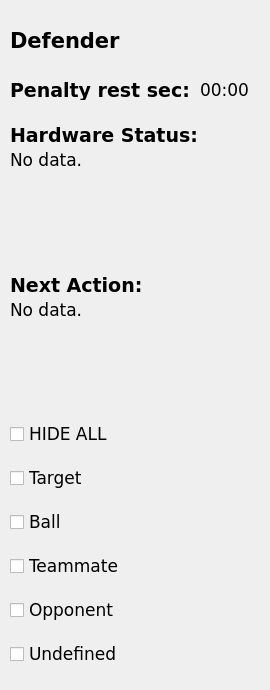
     <widget class="QWidget" name="tab1">
      <attribute name="title">
       <string>Robo1</string>
      </attribute>
      <widget class="QLabel" name="role1">
       <property name="geometry">
        <rect>
         <x>10</x>
         <y>30</y>
         <width>241</width>
         <height>21</height>
        </rect>
       </property>
       <property name="font">
        <font>
         <family>verdana</family>
         <pointsize>16</pointsize>
         <weight>75</weight>
         <bold>true</bold>
        </font>
       </property>
       <property name="text">
        <string>Defender</string>
       </property>
      </widget>
      <widget class="QLabel" name="penalty1">
       <property name="geometry">
        <rect>
         <x>200</x>
         <y>80</y>
         <width>61</width>
         <height>21</height>
        </rect>
       </property>
       <property name="font">
        <font>
         <family>verdana</family>
         <pointsize>13</pointsize>
        </font>
       </property>
       <property name="text">
        <string>00:00</string>
       </property>
      </widget>
      <widget class="QLabel" name="hardwarestatus1">
       <property name="geometry">
        <rect>
         <x>10</x>
         <y>150</y>
         <width>251</width>
         <height>121</height>
        </rect>
       </property>
       <property name="font">
        <font>
         <family>verdana</family>
         <pointsize>13</pointsize>
         <italic>false</italic>
        </font>
       </property>
       <property name="text">
        <string>No data.</string>
       </property>
       <property name="alignment">
        <set>Qt::AlignLeading|Qt::AlignLeft|Qt::AlignTop</set>
       </property>
       <property name="wordWrap">
        <bool>true</bool>
       </property>
      </widget>
      <widget class="QLabel" name="action1">
       <property name="geometry">
        <rect>
         <x>10</x>
         <y>300</y>
         <width>251</width>
         <height>101</height>
        </rect>
       </property>
       <property name="font">
        <font>
         <family>verdana</family>
         <pointsize>13</pointsize>
         <italic>false</italic>
        </font>
       </property>
       <property name="text">
        <string>No data.</string>
       </property>
       <property name="alignment">
        <set>Qt::AlignLeading|Qt::AlignLeft|Qt::AlignTop</set>
       </property>
       <property name="wordWrap">
        <bool>true</bool>
       </property>
      </widget>
      <widget class="QWidget" name="activity1" native="true">
       <property name="geometry">
        <rect>
         <x>220</x>
         <y>30</y>
         <width>21</width>
         <height>21</height>
        </rect>
       </property>
      </widget>
      <widget class="QWidget" name="gridLayoutWidget_6">
       <property name="geometry">
        <rect>
         <x>10</x>
         <y>410</y>
         <width>241</width>
         <height>271</height>
        </rect>
       </property>
       <layout class="QGridLayout" name="gridLayout_6">
        <item row="3" column="0">
         <widget class="QCheckBox" name="checkTeammate_4">
          <property name="font">
           <font>
            <family>verdana</family>
            <pointsize>13</pointsize>
           </font>
          </property>
          <property name="text">
           <string>Teammate</string>
          </property>
         </widget>
        </item>
        <item row="1" column="0">
         <widget class="QCheckBox" name="checkTarget_4">
          <property name="font">
           <font>
            <family>verdana</family>
            <pointsize>13</pointsize>
           </font>
          </property>
          <property name="text">
           <string>Target</string>
          </property>
         </widget>
        </item>
        <item row="0" column="0">
         <widget class="QCheckBox" name="checkHideAll_4">
          <property name="font">
           <font>
            <family>verdana</family>
            <pointsize>13</pointsize>
           </font>
          </property>
          <property name="text">
           <string>HIDE ALL</string>
          </property>
         </widget>
        </item>
        <item row="4" column="0">
         <widget class="QCheckBox" name="checkOpponent_4">
          <property name="font">
           <font>
            <family>verdana</family>
            <pointsize>13</pointsize>
           </font>
          </property>
          <property name="text">
           <string>Opponent</string>
          </property>
         </widget>
        </item>
        <item row="2" column="0">
         <widget class="QCheckBox" name="checkBall_4">
          <property name="font">
           <font>
            <family>verdana</family>
            <pointsize>13</pointsize>
           </font>
          </property>
          <property name="text">
           <string>Ball</string>
          </property>
         </widget>
        </item>
        <item row="5" column="0">
         <widget class="QCheckBox" name="checkUndef_4">
          <property name="font">
           <font>
            <family>verdana</family>
            <pointsize>13</pointsize>
           </font>
          </property>
          <property name="text">
           <string>Undefined</string>
          </property>
         </widget>
        </item>
       </layout>
      </widget>
      <widget class="QWidget" name="activityRed1" native="true">
       <property name="geometry">
        <rect>
         <x>220</x>
         <y>30</y>
         <width>21</width>
         <height>21</height>
        </rect>
       </property>
      </widget>
      <widget class="QLabel" name="label">
       <property name="geometry">
        <rect>
         <x>10</x>
         <y>270</y>
         <width>201</width>
         <height>31</height>
        </rect>
       </property>
       <property name="font">
        <font>
         <family>verdana</family>
         <pointsize>14</pointsize>
         <weight>75</weight>
         <bold>true</bold>
        </font>
       </property>
       <property name="text">
        <string>Next Action:</string>
       </property>
      </widget>
      <widget class="QLabel" name="label_2">
       <property name="geometry">
        <rect>
         <x>10</x>
         <y>120</y>
         <width>251</width>
         <height>31</height>
        </rect>
       </property>
       <property name="font">
        <font>
         <family>verdana</family>
         <pointsize>14</pointsize>
         <weight>75</weight>
         <bold>true</bold>
        </font>
       </property>
       <property name="text">
        <string>Hardware Status:</string>
       </property>
      </widget>
      <widget class="QLabel" name="label_3">
       <property name="geometry">
        <rect>
         <x>10</x>
         <y>80</y>
         <width>181</width>
         <height>20</height>
        </rect>
       </property>
       <property name="font">
        <font>
         <family>verdana</family>
         <pointsize>14</pointsize>
         <weight>75</weight>
         <bold>true</bold>
        </font>
       </property>
       <property name="text">
        <string>Penalty rest sec:</string>
       </property>
      </widget>
     </widget>
